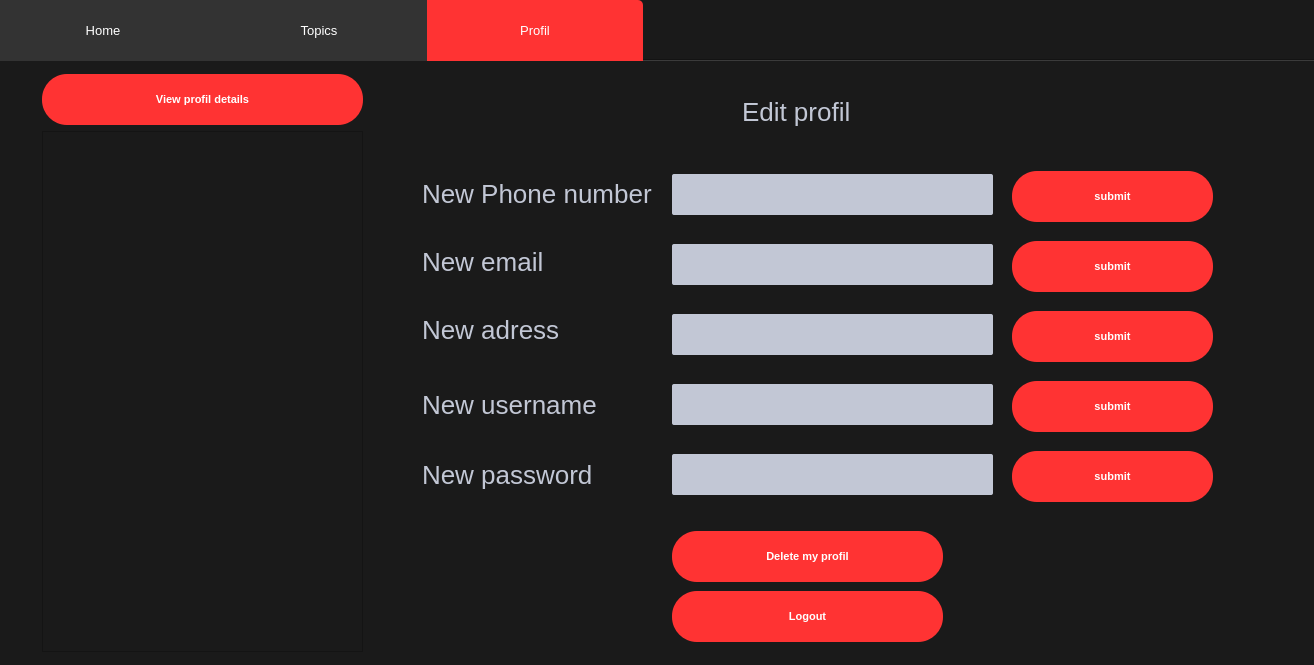
<?xml version="1.0" encoding="UTF-8"?>
<ui version="4.0">
 <class>Forum</class>
 <widget class="QDialog" name="Forum">
  <property name="geometry">
   <rect>
    <x>0</x>
    <y>0</y>
    <width>1314</width>
    <height>665</height>
   </rect>
  </property>
  <property name="windowTitle">
   <string>Dialog</string>
  </property>
  <property name="styleSheet">
   <string notr="true">QWidget
{
	background-color: #1a1a1a;
	color: #000000;

}


/*-----QLabel-----*/
QLabel
{
	background-color: transparent;
	color: #c2c7d5;
	font-size: 13px;

}


/*-----QPushButton-----*/
QPushButton
{
	background-color: #ff3333;
	color: #fff;
	font-size: 11px;
	font-weight: bold;
	border: none;
	border-radius: 25px;
	padding: 5px;

}


QPushButton::disabled
{
	background-color: #5c5c5c;

}


QPushButton::pressed
{
	background-color: #ff4747;

}


/*-----QCheckBox-----*/
QCheckBox
{
	background-color: transparent;
	color: #fff;
	font-size: 10px;
	font-weight: bold;
	border: none;
	border-radius: 5px;

}


/*-----QCheckBox-----*/
QCheckBox::indicator
{
    color: #b1b1b1;
    background-color: #323232;
    border: 1px solid darkgray;
    width: 12px;
    height: 12px;

}


QCheckBox::indicator:checked
{
    image:url(&quot;./ressources/check.png&quot;);
	background-color: #ff3333;
    border: 1px solid #ff3333;

}


QCheckBox::indicator:unchecked:hover
{
    border: 1px solid #ff3333;

}


QCheckBox::disabled
{
	color: #656565;

}


QCheckBox::indicator:disabled
{
	background-color: #656565;
	color: #656565;
    border: 1px solid #656565;

}


/*-----QLineEdit-----*/
QLineEdit
{
	background-color: #c2c7d5;
	color: #000;
	font-weight: bold;
	border: none;
	border-radius: 2px;
	padding: 3px;

}


/*-----QListView-----*/
QListView
{
	background-color: #333333;
	color: #fff;
	font-size: 12px;
	font-weight: bold;
	border: 1px solid #191919;
	show-decoration-selected: 0;
	padding-left: -13px;
	padding-right: -13px;

}


QListView::item
{
	color: #31cecb;
	background-color: #454e5e;
	border: none;
	padding: 5px;
	border-radius: 0px;
	padding-left : 10px;
	height: 42px;

}

QListView::item:selected
{
	color: #000;
	background-color: #ff3333;

}


QListView::item:!selected
{
	color:white;
	background-color: transparent;
	border: none;
	padding-left : 10px;

}


QListView::item:!selected:hover
{
	color: #000;
	background-color: #bcbdbb;
	border: none;
	padding-left : 10px;

}


/*-----QTreeView-----*/
QTreeView 
{
	background-color: #252525;
	show-decoration-selected: 0;
	color: #c2c8d7;

}


QTreeView::item 
{
	border-top-color: transparent;
	border-bottom-color: transparent;

}


QTreeView::item:hover 
{
	background-color: #bcbdbb;
	color: #000;

}


QTreeView::item:selected 
{
	background-color: #ff3333;
	color: #000;

}


QTreeView::item:selected:active
{
	background-color: #ff3333;
	color: #000;

}


QTreeView::branch:has-children:!has-siblings:closed,
QTreeView::branch:closed:has-children:has-siblings 
{
	image: url(://tree-closed.png);

}

QTreeView::branch:open:has-children:!has-siblings,
QTreeView::branch:open:has-children:has-siblings  
{
	image: url(://tree-open.png);

}


/*-----QTableView &amp; QTableWidget-----*/
QTableView
{
    background-color: #252525;
	border: 1px solid gray;
    color: #f0f0f0;
    gridline-color: gray;
    outline : 0;

}


QTableView::disabled
{
    background-color: #242526;
    border: 1px solid #32414B;
    color: #656565;
    gridline-color: #656565;
    outline : 0;

}


QTableView::item:hover 
{
    background-color: #bcbdbb;
    color: #000;

}


QTableView::item:selected 
{
	background-color: #ff3333;
    color: #000;

}


QTableView::item:selected:disabled
{
    background-color: #1a1b1c;
    border: 2px solid #525251;
    color: #656565;

}


QTableCornerButton::section
{
	background-color: #343a49;
    color: #fff;

}


QHeaderView::section
{
	color: #fff;
	border-top: 0px;
	border-bottom: 1px solid gray;
	border-right: 1px solid gray;
	background-color: #343a49;
    margin-top:1px;
	margin-bottom:1px;
	padding: 5px;

}


QHeaderView::section:disabled
{
    background-color: #525251;
    color: #656565;

}


QHeaderView::section:checked
{
    color: #000;
    background-color: #ff3333;

}


QHeaderView::section:checked:disabled
{
    color: #656565;
    background-color: #525251;

}


QHeaderView::section::vertical::first,
QHeaderView::section::vertical::only-one
{
    border-top: 1px solid #353635;

}


QHeaderView::section::vertical
{
    border-top: 1px solid #353635;

}


QHeaderView::section::horizontal::first,
QHeaderView::section::horizontal::only-one
{
    border-left: 1px solid #353635;

}


QHeaderView::section::horizontal
{
    border-left: 1px solid #353635;

}


/*-----QScrollBar-----*/
QScrollBar:horizontal 
{
    background-color: transparent;
    height: 8px;
    margin: 0px;
    padding: 0px;

}


QScrollBar::handle:horizontal 
{
    border: none;
	min-width: 100px;
    background-color: #9b9b9b;

}


QScrollBar::add-line:horizontal, 
QScrollBar::sub-line:horizontal,
QScrollBar::add-page:horizontal, 
QScrollBar::sub-page:horizontal 
{
    width: 0px;
    background-color: transparent;

}


QScrollBar:vertical 
{
    background-color: transparent;
    width: 8px;
    margin: 0;

}


QScrollBar::handle:vertical 
{
    border: none;
	min-height: 100px;
    background-color: #9b9b9b;

}


QScrollBar::add-line:vertical, 
QScrollBar::sub-line:vertical,
QScrollBar::add-page:vertical, 
QScrollBar::sub-page:vertical 
{
    height: 0px;
    background-color: transparent;

}
QToolBox {
    background-color: #1a1a1a;
    color: #c2c7d5;
    font-size: 13px;
}

QToolBox::tab {
    background-color: #333333;
    color: #fff;
    border: none;
    padding: 8px;
}

QToolBox::tab:selected {
    background-color: #ff3333;
}

QToolBox::tab:hover {
    background-color: #454e5e;
}

QToolBox::tab:!selected:hover {
    background-color: #454e5e;
}

QToolBox::tab:disabled {
    background-color: #656565;
    color: #656565;
}

QToolBox::tab:selected:disabled {
    background-color: #656565;
}

QToolBox::tab:first {
    border-top-left-radius: 5px;
}

QToolBox::tab:last {
    border-top-right-radius: 5px;
}

QToolBox::tab:only-one {
    border-radius: 5px;
}
QTabWidget {
    background-color: #1a1a1a;
    color: #c2c7d5;
    font-size: 13px;
}

QTabWidget::tab-bar {
    left: 5px;
}

QTabBar::tab {
    background-color: #333333;
    color: #fff;
    border: none;
    padding: 8px;
}

QTabBar::tab:selected {
    background-color: #ff3333;
}

QTabBar::tab:hover {
    background-color: #454e5e;
}

QTabBar::tab:!selected:hover {
    background-color: #454e5e;
}

QTabBar::tab:disabled {
    background-color: #656565;
    color: #656565;
}

QTabBar::tab:selected:disabled {
    background-color: #656565;
}

QTabBar::tab:first {
    border-top-left-radius: 5px;
}

QTabBar::tab:last {
    border-top-right-radius: 5px;
}

QTabBar::tab:only-one {
    border-radius: 5px;
}
</string>
  </property>
  <widget class="QTabWidget" name="tabWidget">
   <property name="geometry">
    <rect>
     <x>-10</x>
     <y>0</y>
     <width>1331</width>
     <height>671</height>
    </rect>
   </property>
   <property name="styleSheet">
    <string notr="true">QTabBar:tab
{
	width : 200px;
	height : 45px;
}
QLabel{
font-size : 26px;}</string>
   </property>
   <property name="currentIndex">
    <number>2</number>
   </property>
   <widget class="QWidget" name="tab">
    <attribute name="title">
     <string>Home</string>
    </attribute>
    <widget class="QLabel" name="label">
     <property name="geometry">
      <rect>
       <x>20</x>
       <y>10</y>
       <width>521</width>
       <height>81</height>
      </rect>
     </property>
     <property name="styleSheet">
      <string notr="true">*{
	font-size : 50px;
}</string>
     </property>
     <property name="text">
      <string>Forum de discussion</string>
     </property>
    </widget>
   </widget>
   <widget class="QWidget" name="tab_2">
    <attribute name="title">
     <string>Topics</string>
    </attribute>
    <widget class="QPushButton" name="pushButton">
     <property name="geometry">
      <rect>
       <x>520</x>
       <y>540</y>
       <width>151</width>
       <height>51</height>
      </rect>
     </property>
     <property name="text">
      <string>Add topic</string>
     </property>
    </widget>
    <widget class="QListWidget" name="listWidget">
     <property name="geometry">
      <rect>
       <x>20</x>
       <y>10</y>
       <width>1291</width>
       <height>511</height>
      </rect>
     </property>
     <property name="styleSheet">
      <string notr="true">
QListWidget{
	font-size :26px;

}
QListWidget::item {
    height: 70px;
}</string>
     </property>
    </widget>
    <widget class="QPushButton" name="pushButton_2">
     <property name="geometry">
      <rect>
       <x>830</x>
       <y>540</y>
       <width>151</width>
       <height>51</height>
      </rect>
     </property>
     <property name="text">
      <string>Delete topic</string>
     </property>
    </widget>
    <widget class="QLineEdit" name="lineEdit">
     <property name="geometry">
      <rect>
       <x>50</x>
       <y>540</y>
       <width>441</width>
       <height>51</height>
      </rect>
     </property>
     <property name="text">
      <string/>
     </property>
     <property name="placeholderText">
      <string>Topic title ...</string>
     </property>
    </widget>
    <widget class="QPushButton" name="pushButton_3">
     <property name="geometry">
      <rect>
       <x>1110</x>
       <y>540</y>
       <width>151</width>
       <height>51</height>
      </rect>
     </property>
     <property name="text">
      <string>Open</string>
     </property>
    </widget>
   </widget>
   <widget class="QWidget" name="tab_3">
    <attribute name="title">
     <string>Profil</string>
    </attribute>
    <widget class="QPushButton" name="pushButton_4">
     <property name="geometry">
      <rect>
       <x>50</x>
       <y>13</y>
       <width>321</width>
       <height>51</height>
      </rect>
     </property>
     <property name="text">
      <string>View profil details</string>
     </property>
    </widget>
    <widget class="QTextEdit" name="textEdit">
     <property name="geometry">
      <rect>
       <x>50</x>
       <y>70</y>
       <width>321</width>
       <height>521</height>
      </rect>
     </property>
     <property name="styleSheet">
      <string notr="true">QTextEdit {
    color: white;
}
</string>
     </property>
    </widget>
    <widget class="QLabel" name="label_2">
     <property name="geometry">
      <rect>
       <x>750</x>
       <y>30</y>
       <width>131</width>
       <height>41</height>
      </rect>
     </property>
     <property name="text">
      <string>Edit profil </string>
     </property>
    </widget>
    <widget class="QPushButton" name="pushButton_delete_profile">
     <property name="geometry">
      <rect>
       <x>680</x>
       <y>470</y>
       <width>271</width>
       <height>51</height>
      </rect>
     </property>
     <property name="text">
      <string>Delete my profil</string>
     </property>
    </widget>
    <widget class="QPushButton" name="pushButton_5">
     <property name="geometry">
      <rect>
       <x>680</x>
       <y>530</y>
       <width>271</width>
       <height>51</height>
      </rect>
     </property>
     <property name="text">
      <string>Logout</string>
     </property>
    </widget>
    <widget class="QLineEdit" name="lineEdit__edit_phone_number">
     <property name="geometry">
      <rect>
       <x>680</x>
       <y>113</y>
       <width>321</width>
       <height>41</height>
      </rect>
     </property>
    </widget>
    <widget class="QLineEdit" name="lineEdit__edit_email">
     <property name="geometry">
      <rect>
       <x>680</x>
       <y>183</y>
       <width>321</width>
       <height>41</height>
      </rect>
     </property>
    </widget>
    <widget class="QLineEdit" name="lineEdit__edit_adress">
     <property name="geometry">
      <rect>
       <x>680</x>
       <y>253</y>
       <width>321</width>
       <height>41</height>
      </rect>
     </property>
    </widget>
    <widget class="QLineEdit" name="lineEdit_edit_username">
     <property name="geometry">
      <rect>
       <x>680</x>
       <y>323</y>
       <width>321</width>
       <height>41</height>
      </rect>
     </property>
    </widget>
    <widget class="QLineEdit" name="lineEdit_edit_password">
     <property name="geometry">
      <rect>
       <x>680</x>
       <y>393</y>
       <width>321</width>
       <height>41</height>
      </rect>
     </property>
    </widget>
    <widget class="QPushButton" name="pushButton_edit_phone_number">
     <property name="geometry">
      <rect>
       <x>1020</x>
       <y>110</y>
       <width>201</width>
       <height>51</height>
      </rect>
     </property>
     <property name="text">
      <string>submit</string>
     </property>
    </widget>
    <widget class="QPushButton" name="pushButton_edit_email">
     <property name="geometry">
      <rect>
       <x>1020</x>
       <y>180</y>
       <width>201</width>
       <height>51</height>
      </rect>
     </property>
     <property name="text">
      <string>submit</string>
     </property>
    </widget>
    <widget class="QPushButton" name="pushButton_edit_adress">
     <property name="geometry">
      <rect>
       <x>1020</x>
       <y>250</y>
       <width>201</width>
       <height>51</height>
      </rect>
     </property>
     <property name="text">
      <string>submit</string>
     </property>
    </widget>
    <widget class="QPushButton" name="pushButton_edit_username">
     <property name="geometry">
      <rect>
       <x>1020</x>
       <y>320</y>
       <width>201</width>
       <height>51</height>
      </rect>
     </property>
     <property name="text">
      <string>submit</string>
     </property>
    </widget>
    <widget class="QPushButton" name="pushButton_edit_password">
     <property name="geometry">
      <rect>
       <x>1020</x>
       <y>390</y>
       <width>201</width>
       <height>51</height>
      </rect>
     </property>
     <property name="text">
      <string>submit</string>
     </property>
    </widget>
    <widget class="QLabel" name="label_5">
     <property name="geometry">
      <rect>
       <x>430</x>
       <y>112</y>
       <width>241</width>
       <height>41</height>
      </rect>
     </property>
     <property name="text">
      <string>New Phone number</string>
     </property>
    </widget>
    <widget class="QLabel" name="label_12">
     <property name="geometry">
      <rect>
       <x>430</x>
       <y>180</y>
       <width>251</width>
       <height>41</height>
      </rect>
     </property>
     <property name="text">
      <string>New email</string>
     </property>
    </widget>
    <widget class="QLabel" name="label_13">
     <property name="geometry">
      <rect>
       <x>430</x>
       <y>253</y>
       <width>251</width>
       <height>31</height>
      </rect>
     </property>
     <property name="text">
      <string>New adress</string>
     </property>
    </widget>
    <widget class="QLabel" name="label_14">
     <property name="geometry">
      <rect>
       <x>430</x>
       <y>323</y>
       <width>241</width>
       <height>41</height>
      </rect>
     </property>
     <property name="text">
      <string>New username</string>
     </property>
    </widget>
    <widget class="QLabel" name="label_15">
     <property name="geometry">
      <rect>
       <x>430</x>
       <y>393</y>
       <width>241</width>
       <height>41</height>
      </rect>
     </property>
     <property name="text">
      <string>New password</string>
     </property>
    </widget>
   </widget>
  </widget>
 </widget>
 <resources/>
 <connections/>
</ui>
